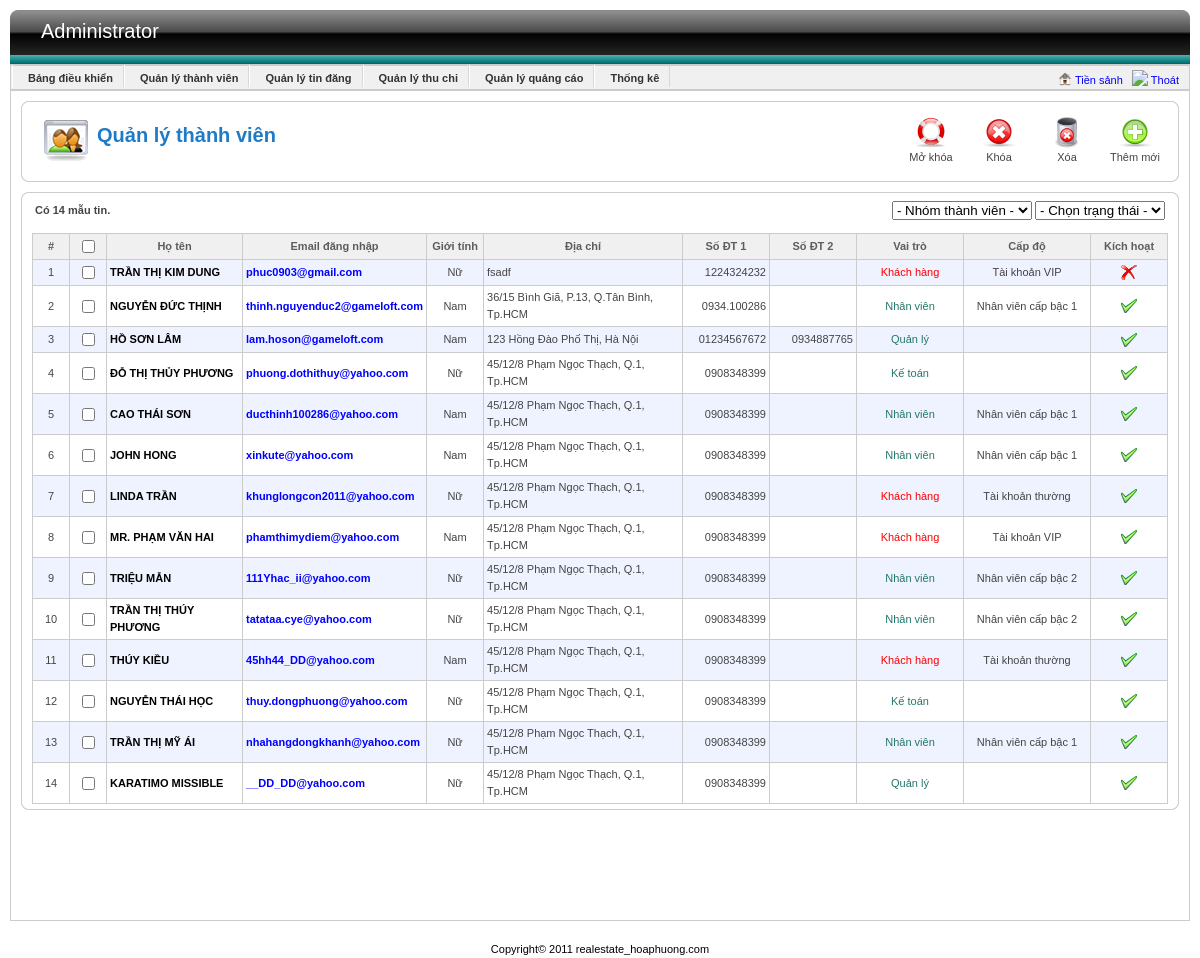
The app's page /Source/admin/index.php?view=user (signed in), older data.
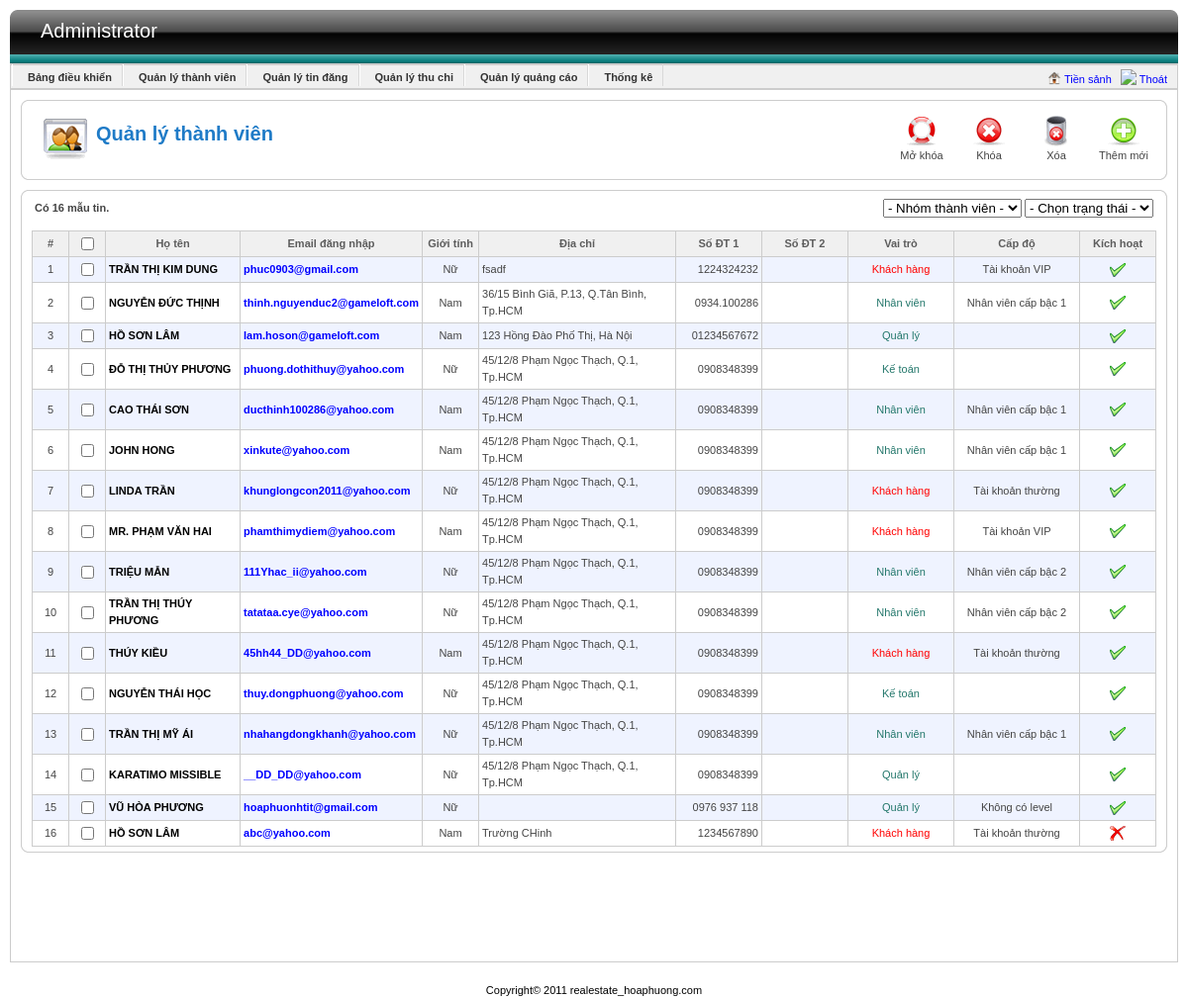
The same page, newer data.
### tables this page shows
CREATE TABLE IF NOT EXISTS `user` (
  `id` int(11) NOT NULL AUTO_INCREMENT,
  `password` varchar(256) NOT NULL,
  `email` varchar(50) NOT NULL,
  `hoten` varchar(50) NOT NULL,
  `gioitinh` bit(1) NOT NULL,
  `diachi` text NOT NULL,
  `sdt1` varchar(15) DEFAULT NULL,
  `sdt2` varchar(15) DEFAULT NULL,
  `role` int(11) DEFAULT NULL,
  `level` int(11) DEFAULT NULL,
  `status` int(11) DEFAULT NULL,
  `ngaycapnhat` datetime DEFAULT NULL,
  `ip` varchar(45) DEFAULT NULL,
  PRIMARY KEY (`id`),
  KEY `fk_taikhoan_role` (`role`),
  KEY `fk_taikhoan_level` (`level`)
);

CREATE TABLE IF NOT EXISTS `role` (
  `id` int(11) NOT NULL AUTO_INCREMENT,
  `ten` varchar(45) DEFAULT NULL,
  PRIMARY KEY (`id`)
);

CREATE TABLE IF NOT EXISTS `level` (
  `idlevel` int(11) NOT NULL AUTO_INCREMENT,
  `ten` varchar(45) NOT NULL,
  `chitiet` text,
  PRIMARY KEY (`idlevel`)
);

### Source/DAO/config.php (called while the page is built, shortened)
<?php
   	$databaseName = "qldo";
?>

### Source/DAO/DataProvider.php (called while the page is built, shortened)
<?php
class DataProvider
{
	public static function Query($sql)
	{
		include('config.php');
		if (!($connection = @mysql_connect($hostName,$username,$password)))
			die ("Couldn't connect to database");
		if (!($result = @mysql_query($sql, $connection)))
			showError();
		return $result;
	}
}
?>

### Source/DAO/UsersDAO.php (called while the page is built, shortened)
<?php
	include_once("DataProvider.php");
?>
<?php
	class UsersDAO
	{
		public static function GetUsersByFilter($role, $status)
		{
			$strSQL = "";
			if ($role == -1)
			{
				if ($status == -1)
					$strSQL = "	select * from user
								where role!=1 and status!=-1";
				else
					$strSQL = "	select * from user
								where role!=1 and status=$status";
			}
			$result = DataProvider::Query($strSQL);
			while ($row= mysql_fetch_array ($result,MYSQL_BOTH))
                $return[]=$row;
            return $return;
		}
	}
?>

### Source/BUS/UsersBUS.php (called while the page is built, shortened)
<?php
	include_once (str_replace("//","/",dirname(__FILE__)."/")  . "../DAO/UsersDAO.php");
?>
<?php
	class UsersBUS
	{
		public static function GetUsersByFilter($type, $status)
		{
		  return UsersDAO::GetUsersByFilter($type, $status);
        }
	}
?>

### Source/DAO/RoleDAO.php (called while the page is built, shortened)
<?php
	include_once("DataProvider.php");
	class RoleDAO
	{
		public static function GetRoleByID($id)
		{
			$strSQL = "select *
					   from role
					   where id='$id'";
            $result = DataProvider::Query($strSQL);
            return mysql_fetch_array($result);
		}
		public static function GetAllRole()
		{
			$strSQL = "select *
					   from role
					   where id>1";
			$result = DataProvider::Query($strSQL);
			while ($row= mysql_fetch_array ($result,MYSQL_BOTH))
                $return[]=$row;
            return $return;
		}
	}
?>

### Source/BUS/RoleBUS.php (called while the page is built, shortened)
<?php
	include_once (str_replace("//","/",dirname(__FILE__)."/")  . "../DAO/RoleDAO.php");
	class RoleBUS
	{
		public static function GetRoleByID ($id)
		{
			return RoleDAO::GetRoleByID ($id);
		}
		public static function GetAllRole()
		{
			return RoleDAO::GetAllRole();
		}
	}
?>

### Source/DAO/LevelDAO.php (called while the page is built, shortened)
<?php
	include_once("DataProvider.php");
	class LevelDAO
	{
		public static function GetLevelByID($id)
		{
			$strSQL = "select *
					   from level
					   where idlevel='$id'";
            $result = DataProvider::Query($strSQL);
			if (mysql_num_rows($result)==0)
				return null;
            return mysql_fetch_array($result);
		}
	}
?>

### Source/BUS/LevelBUS.php (called while the page is built, shortened)
<?php
	include_once (str_replace("//","/",dirname(__FILE__)."/")  . "../DAO/LevelDAO.php");
	class LevelBUS
	{
		public static function GetLevelByID ($id)
		{
			return LevelDAO::GetLevelByID ($id);
		}
	}
?>

### Source/admin/module/user/listUser.php (the view, shortened to what this page needs)
<?php
	$PATH = str_replace('//','/',dirname(__FILE__).'/');
	include_once($PATH . "../../../BUS/UsersBUS.php");
	include_once($PATH . "../../../BUS/RoleBUS.php");
	include_once($PATH . "../../../BUS/LevelBUS.php");
	$status = isset($_REQUEST["status"])?$_REQUEST["status"]:-1;
	$type = isset($_REQUEST["type"])?(int)$_REQUEST["type"]:-1;
?>
<div id="listItem">
	<div class="tl"></div>
	<div class="tr"></div>
	<div class="tm"></div>
	<div class="mid">
		<form method="post" name="frmListItem" id="frmListItem">
			<table width="100%" border="0" align="center" cellpadding="0" cellspacing="0">
				<tr>
					<td width="69%">
						<?php
							$listRole = RoleBUS::GetAllRole();
							$listUsers = UsersBUS::GetUsersByFilter($type, $status);
							echo "<b>Có ".count($listUsers)." mẫu tin.</b>";
						?>
					</td>
					<td width="31%">
						<div align="right">
							<select id="type" onchange="return loadUsersByCondition();">
								<option value="-1" <?php echo $type==-1?"selected":""; ?>> - Nhóm thành viên - </option>
							</select>
							<select id="status" onchange="return loadUsersByCondition();">
								<option value="-1" <?php echo $status==-1?"selected":""; ?>> - Chọn trạng thái - </option>
							</select>
						</div>
					</td>
				</tr>
			</table>
			<div class="list">
				<table width="100%" border="0" cellspacing="0" cellpadding="0">
					<tr class="title">
						<td width="30px" align="center">#</td>
						<td width="30px" align="center">
							<input type="checkbox" onclick="checkAll(this);" /></td>
						<td align="center">Họ tên</td>
						<td align="center">Email đăng nhập</td>
						<td width="50px" align="center">Giới tính</td>
						<td align="center">Địa chỉ</td>
						<td width="80px" align="center">Số ĐT 1</td>
						<td width="80px" align="center">Số ĐT 2</td>
						<td width="100px" align="center">Vai trò</td>
						<td width="120px" align="center">Cấp độ</td>
						<td width="70px" align="center">Kích hoạt</td>
					</tr>
					<?php
						for ($i=0;$i<count($listUsers);$i++)
						{
					?>
					<tr style="background:<?php echo ($i%2==0) ? "#EFF3FF" : "white"; ?>;">
						<td align="center"><?php echo $i+1; ?></td>
						<td align="center"><input type="checkbox" name="cbUser" id="cbUser" value="<?php echo $listUsers[$i]["id"]; ?>" onclick="Check_Click(this)"></td>
						<td class="m_name"><?php echo "<a href='index.php?view=user&do=edit&uid=".$listUsers[$i]["id"]."'>".$listUsers[$i]["hoten"]."</a>"; ?></td>
						<td style="color:blue;font-weight:bold;"><?php echo $listUsers[$i]["email"]; ?></td>
						<td align="center"><?php echo ($listUsers[$i]["gioitinh"]==1)?"Nam":"Nữ"; ?></td>
						<td><?php echo $listUsers[$i]["diachi"]; ?></td>
						<td align="right"><?php echo $listUsers[$i]["sdt1"]; ?></td>
						<td align="right"><?php echo $listUsers[$i]["sdt2"]; ?></td>
						<?php
							$role = RoleBUS::GetRoleByID($listUsers[$i]["role"]);
							if ($role[0] == 2)
								echo "<td align='center' style='color:red;'>".$role[1]."</td>";
							else
								echo "<td align='center' style='color:#23776B;'>".$role[1]."</td>";
							$level = LevelBUS::GetLevelByID($listUsers[$i]["level"]);
							echo "<td align='center'>".$level[2]."</td>";
							if ($listUsers[$i]["status"] == 1)
								echo "<td align='center'><img src='images/icon_yes.png' alt='Đã kích hoạt' /></td>";
							else
								echo "<td align='center'><img src='images/icon_no.png' alt='Đã bị khóa' /></td>";
						?>
					</tr>
					<?php
						}
					?>
				</table>
			</div>
		</form>
	</div>
	<div class="bl"></div>
	<div class="br"></div>
	<div class="bm"></div>
</div>

### Source/admin/index.php (shortened to what this page needs)
<?php
 	$do="";
	if(isset($_SESSION["curUser"]) && $_SESSION["curUser"][8] == 1)
		$bodyFile="include/controlpanel.php";
	else
		$bodyFile= "module/login.php";
	if(isset ($_GET["view"]))
	{
		switch ($_GET["view"])
		{
			case "user":
				switch($do)
				{
					default:
						$bodyFile= "module/user/user.php";
						break;
				}
				break;
		}
	}
?>
<!DOCTYPE html PUBLIC "-//W3C//DTD XHTML 1.0 Transitional//EN" "http://www.w3.org/TR/xhtml1/DTD/xhtml1-transitional.dtd">
<html xmlns="http://www.w3.org/1999/xhtml">
<head>
	<link href="css/admin.css" rel="stylesheet" type="text/css" />
	<link rel="stylesheet" type="text/css" href="css/ui-lightness/jquery-ui-1.8.9.custom.css" />
</head>
<body>
<div id="container">
<div id="header">
	<?php include("include/top_admin.php");?>
</div>
<div id="body">
<?php
	include($bodyFile);
?>
</div>
<div id="footer">
Copyright© 2011 realestate_hoaphuong.com<br />
</div>
</div>
</body>
</html>

### Source/admin/include/top_admin.php (shortened to what this page needs)
<div class="left"></div>
<div class="right"></div>
<div class="mid">
	<div class="logo">Administrator</div>
</div>
<?php
	if(isset($_SESSION["curUser"]) && $_SESSION["curUser"][8] == 1)
	{
?>
<div id="menu">
	<ul>
		<li><a href="index.php" class="item">Bảng điều khiển</a></li>
		<li><a href="index.php?view=user" class="item">Quản lý thành viên</a></li>
		<li><a href="index.php?view=article" class="item">Quản lý tin đăng</a></li>
		<li><a href="index.php?view=business" class="item">Quản lý thu chi</a></li>
		<li><a href="index.php?view=advertisement" class="item">Quản lý quảng cáo</a></li>
		<li><a href="index.php?view=statistic" class="item">Thống kê</a></li>
	</ul>
	<div class="mess">
		<img src="images/icon-16-frontpage.png" /> <a href="../index.php">Tiền sảnh</a>&nbsp;&nbsp;
		<img src="images/icon-16-logout.png" /> <a href="index.php?do=logout">Thoát</a>
	</div>
</div>
<?php
	}
?>

### Source/admin/module/user/user.php (shortened to what this page needs)
<?php
	$PATH = str_replace('//','/',dirname(__FILE__).'/');
?>
<div id="toolbar">
<div class="tl"></div>
<div class="tr"></div>
<div class="tm"></div>
<div class="mid">
	<div class="title icon_user">Quản lý thành viên </div>
    <div class="icon">
    	<a href="index.php?view=user&do=add">
        	<img src="images/icon_32_new.png" alt="Thêm mới" border="0" title="Thêm mới" /><br />Thêm mới</a></div>
    <div class="icon">
    	<a onclick="return deleteUser();">
        	<img src="images/icon_32_delete.png" alt="Xóa" border="0" title="Xóa" /><br />Xóa</a></div>
    <div class="icon">
    	<a onclick="return lockUser();">
        	<img src="images/icon_32_cancel.png" alt="Khóa" border="0" title="Khóa" /><br />Khóa</a></div>
    <div class="icon">
    	<a onclick="return unlockUser();">
        	<img src="images/icon_32_help.png" alt="Mở khóa" border="0" title="Mở khóa" /><br />Mở khóa</a></div>
    <br class="clr" />
</div>
<div class="bl"></div>
<div class="br"></div>
<div class="bm"></div>
</div>
<div style="margin:10px">
<?php include_once ($PATH . "listUser.php"); ?>
</div>

### Source/admin/css/admin.css (style rules this page uses)
a,a:visited { color:#024EFD; text-decoration: none; cursor:pointer; }
body { font-family: Tahoma, Arial, Verdana, sans-serif; font-size: 11px; line-height: 17px; font-weight: normal; color: #444444; text-decoration: none; margin: 0px; padding: 0px; text-align:center }
input { font-size:11px; }
td { padding:3px }
#container { padding-left:10px; padding-right:10px }
#header { margin-top:10px; }
#header .left { float:left;width:11px; height:54px; background:url(../images/header_left.png) }
#header .mid { height:54px; background:url(../images/header_middle.png); text-align:left; color:#FFFFFF }
#header .logo { float:left; width:300px; font-size:20px; color:#FFFFFF; padding-top:13px; margin-left:20px }
#header .right { float:right; width:11px; height:54px; background:url(../images/header_right.png) }
#menu, #menu ul, #menu li { margin: 0; padding: 0; border: 0 none; }
#menu { border-bottom:1px solid #CCC; height:25px; background:#F0F0F0 }
#menu .mess { float:right; width:250px; margin-right:10px; text-align:right;margin-top:2px; }
#menu .mess img { height:14px;position:relative;top:2px; }
#menu .mess a , a:hover { color:blue; }
#menu { border-left:1px solid #CCC;border-right:1px solid #CCC; }
#menu li { float:left; position:relative; list-style: none; display: inline; border-left: 1px solid #fff; border-right: 1px solid #d8d8d8; padding-top:5px }
#menu ul { border: 0.1em solid #ccc; border-left:1px solid #CCC; }
#body { border:1px solid #CCC; padding-bottom:100px; text-align:left }
#footer { color:#000000; text-align:center; padding-top:20px; }
#menu .item { font-size: 11px; font-weight: 700; padding-left: 15px; padding-right: 10px; color:#333333; text-decoration:none; font-family:Arial, Helvetica, sans-serif; }
.icon { float:left; border:1px #e0e0e0 solid;padding:5px;margin:5px;max-height:150px;_height:150px; text-align:center; width:100px; max-width:100px }
.icon a,.icona:visited { border:none; font-family:Arial, Helvetica, sans-serif; font-size:11px; color:#454545;text-decoration:none; }
#toolbar { height:1%; margin:10px; }
.tl { background:url(../images/j_crn_tl_light.png) left top; width:6px; height:6px; float:left }
.tr { background:url(../images/j_crn_tr_light.png) left top; width:6px; height:6px; float:right }
.tm { height:6px;background:url(../images/j_border.png) left top repeat-x; display:block; }
.mid { border-left:1px solid #CDCDCD ; border-right:1px solid #CDCDCD; padding-left:10px; padding-right:10px; }
.bl { background:url(../images/j_crn_bl_light.png) left top; width:6px; height:6px; float:left }
.br { background:url(../images/j_crn_br_light.png) left top; width:6px; height:6px; float:right }
.bm { height:6px;;background:url(../images/j_border.png) left bottom repeat-x; display:block }
#toolbar .title { float:left; width:400px; font-size:20px; font-weight:700; color:#1F7BC7; background-repeat:no-repeat; padding-left:55px; padding-top:10px; margin-left:10px; margin-top:10px; height:40px }
#toolbar .icon { float:right; margin-right:3px; width:50px; width-max:50px; text-align:center; border:none }
.icon_user { background-image:url(../images/icon-48-user.png); }
#listItem { height:1% }
#listItem .list { margin-top:10px; }
#listItem .list table { border-top:1px solid #ccc; border-left:1px solid #ccc; }
#listItem .list td { border-right:1px solid #ccc; border-bottom:1px solid #ccc; padding:3px }
#listItem .title { background:#f0f0f0; font-size:11px; font-weight:600 }
.title { font-size:11px; font-weight:600; color:#5D5D5D }
.m_name { font-weight:bold; }
.m_name a { color:#000; }

Row changes from the older to the newer data that the page shows:
changed user "TRẦN THỊ KIM DUNG": status 0 → 1 (drawn); status: picture added; status: picture removed
changed user "lam.hoson@gameloft.com": sdt2 "0934887765" → (not shown)
added user: hoten "VŨ HÒA PHƯƠNG", email "hoaphuonhtit@gmail.com", gioitinh "Nữ", sdt1 "0976 937 118", role.ten "Quản lý", level.chitiet "Không có level", status 1 (drawn)
added user: hoten "HỒ SƠN LÂM", email "abc@yahoo.com", gioitinh "Nam", diachi "Trường CHinh", sdt1 "1234567890", role.ten "Khách hàng", level.chitiet "Tài khoản thường", status 0 (drawn)
Text that changed along with them:
count($listUsers): "14" → "16"
